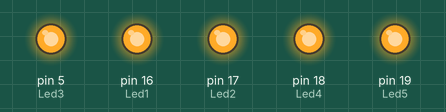
A sketch run on a simulated Arduino Uno, built with avr-gcc and run on an emulated ATmega328P. Parts: output pins drawn as LEDs (lit = HIGH).

Above: at 0.5 s.
At 3.5 s:
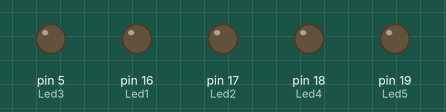
Timing chart, 0 to 4.6 s (numbered marks = the images above):
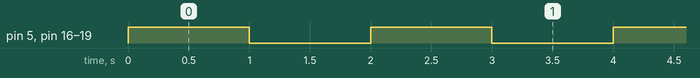

Measured:
- by itself, pin 5 (Led3), pin 16 (Led1), pin 17 (Led2), pin 18 (Led4), pin 19 (Led5): alternates HIGH for 1.0 s and LOW for 1.0 s

The sketch:

Dijital_pin_c_k_s.ino
```cpp
int Led1 = 16;
int Led2 = 17;
int Led3 = 5;
int Led4 = 18;
int Led5 = 19;

void setup() {
  pinMode(Led1, OUTPUT);
  pinMode(Led2, OUTPUT);
  pinMode(Led3, OUTPUT);
  pinMode(Led4, OUTPUT);
  pinMode(Led5, OUTPUT);
}

void loop() {
  digitalWrite(Led1, HIGH);
  digitalWrite(Led2, HIGH);
  digitalWrite(Led3, HIGH);
  digitalWrite(Led4, HIGH);
  digitalWrite(Led5, HIGH);
  delay(1000);

  digitalWrite(Led1, LOW);
  digitalWrite(Led2, LOW);
  digitalWrite(Led3, LOW);
  digitalWrite(Led4, LOW);
  digitalWrite(Led5, LOW);

  delay(1000);
}
```
